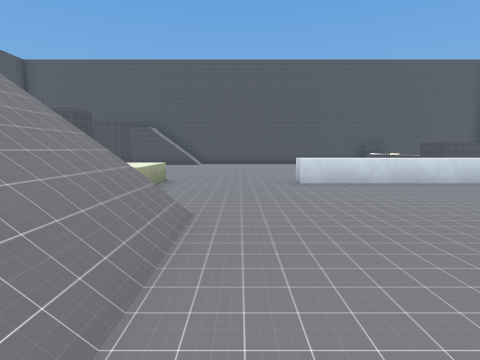
[1] (above)

19 first-person views from a walk through a 3-D level made in the Godot game engine. The camera is 1.5 m above the floor, tilts 6° down and sees 80° across. The floor is counted in squares, 2 m on a side. Each view is taken from the middle of a square. On the plan, view 1 faces up. The plan holds only what a view shows up to about 10 squares ahead; the rest is blank. Some surface patterns are stand-ins.

[2]
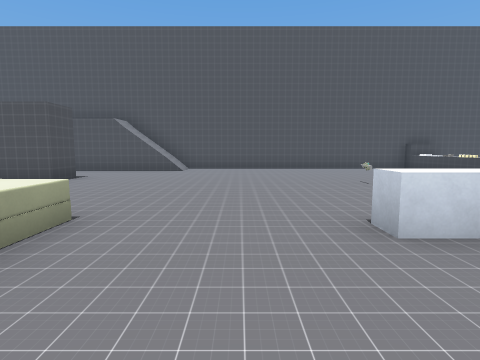

[3]
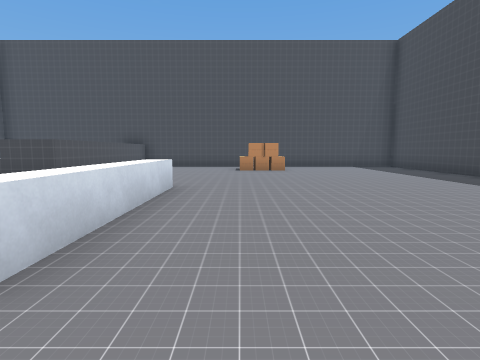

[4]
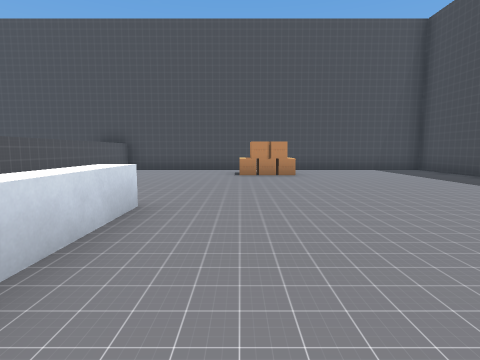

[5]
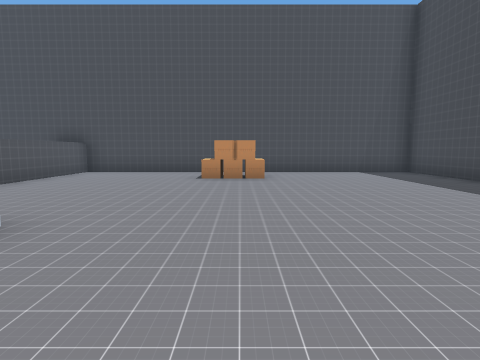

[6]
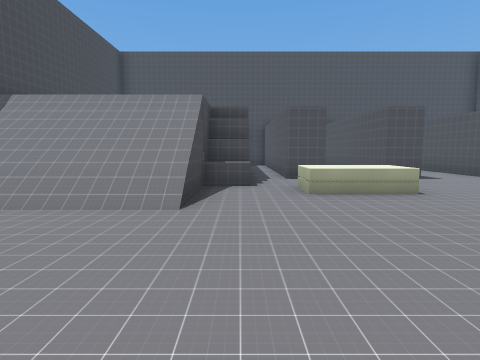

[7]
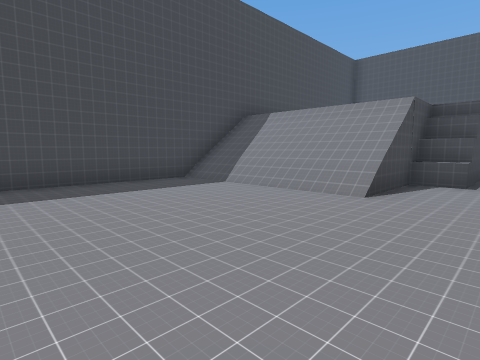

[8]
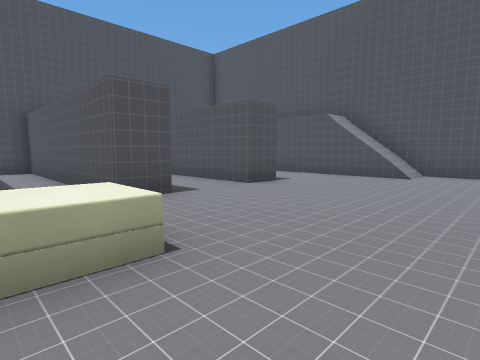

[9]
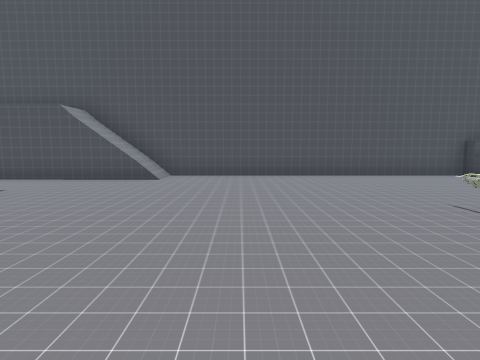

[10]
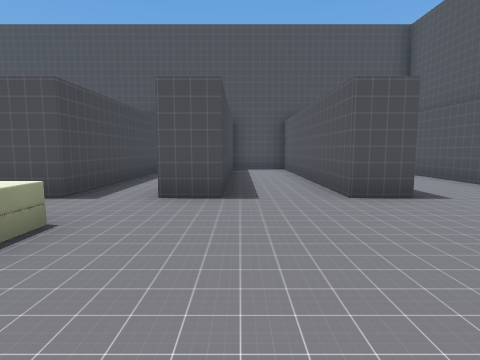

[11]
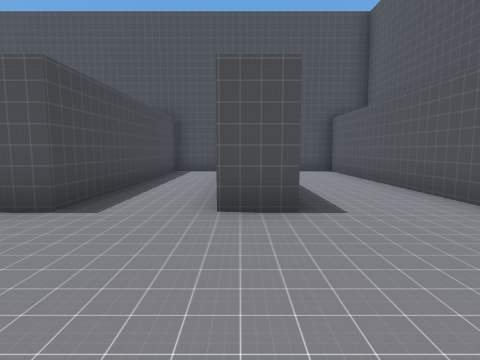

[12]
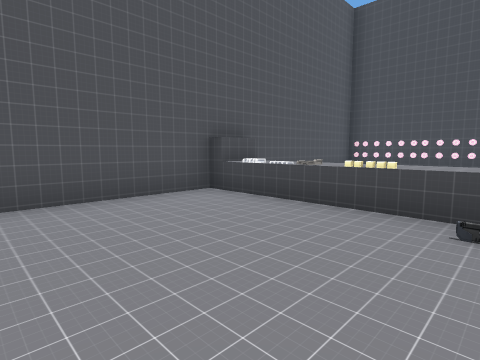

[13]
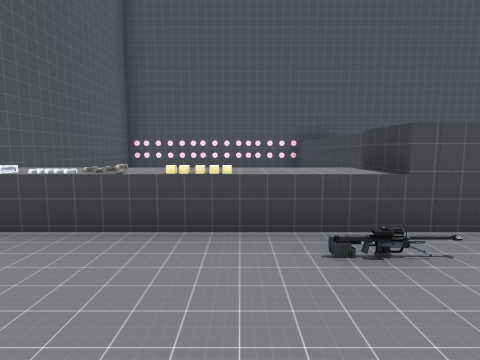

[14]
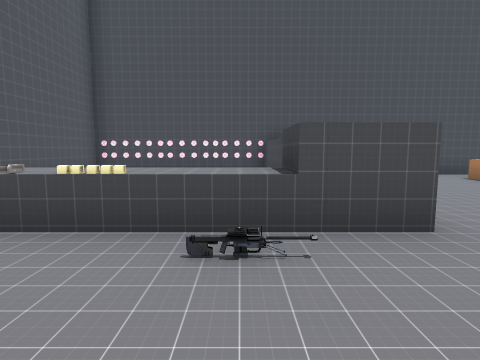

[15]
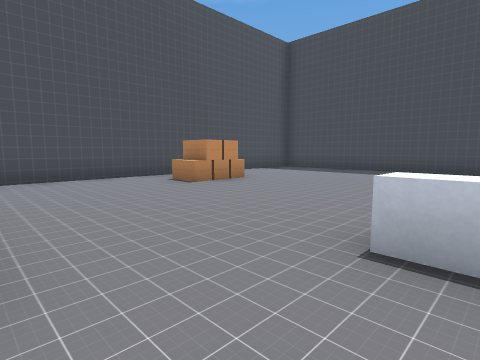

[16]
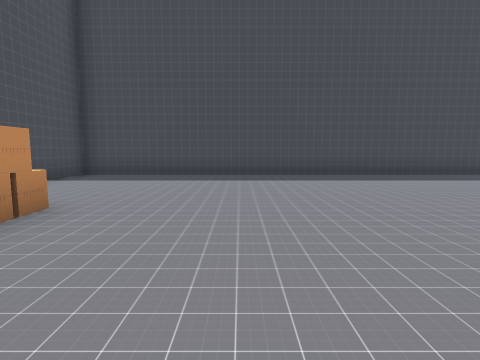

[17]
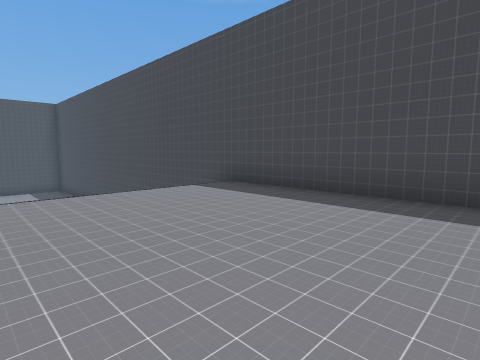

[18]
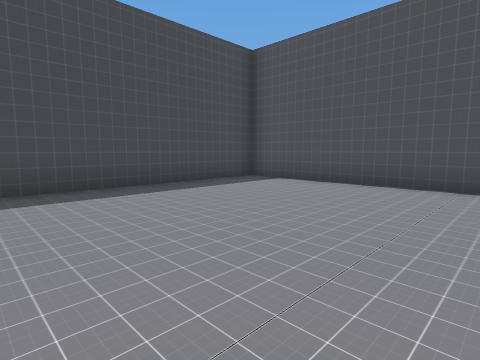

[19]
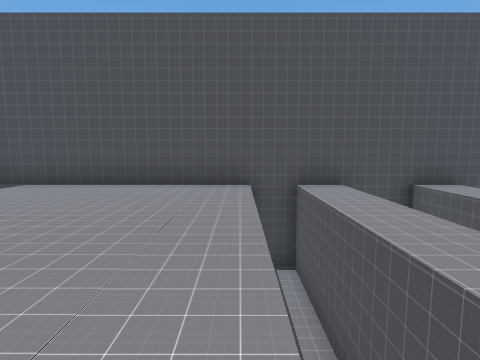

### Floor plan
Key: @ floor where view 1 was taken; # wall or solid block; . main floor; : floor 3.75 m higher than the main floor; / step, stairs or slope; = window, fence, low wall or low ledge; ^ raised ledge; B box; O other object.
Columns run from 12 left of view 1 to 13 right of it. Each row starts with its distance up from view 1.
 16  ###################
 15 #       ///........#######
 14 #//////////........^     O
 13  ..................^     O
 12      ..............^     O
 11   ######...........^     O
 10  ..............= ..#######
  9  ..............  ........#
  8 ########.......  ........#
  7 #.........^..............#
  6 ########..^..............#
  5 #......................B.#
  4 #:::::::#^.............O.#
  3 #::::::::///.............#
  2 #::::::::///.............#
  1 #::::::::///.............#
  0 #::::::::///@............#
 -1 #::::::::///.............#
 -2 ##########################

Where each view was taken, in squares from view 1:
view 1: 0 up, 0 right, facing up
view 2: 4 up, 0 right, facing up
view 3: 5 up, 0 right, facing right
view 4: 5 up, 2 right, facing right
view 5: 4 up, 3 right, facing right
view 6: 4 up, 3 right, facing left
view 7: 5 up, 4 right, facing down-left
view 8: 6 up, 0 right, facing up-left
view 9: 7 up, 0 right, facing up
view 10: 9 up, 0 right, facing left
view 11: 11 up, 1 left, facing left
view 12: 11 up, 3 right, facing up-right
view 13: 12 up, 4 right, facing right
view 14: 11 up, 4 right, facing right
view 15: 9 up, 5 right, facing down-right
view 16: 7 up, 8 right, facing down
view 17: 3 up, 8 left, facing down-right
view 18: 4 up, 5 left, facing down-left
view 19: 4 up, 5 left, facing left
